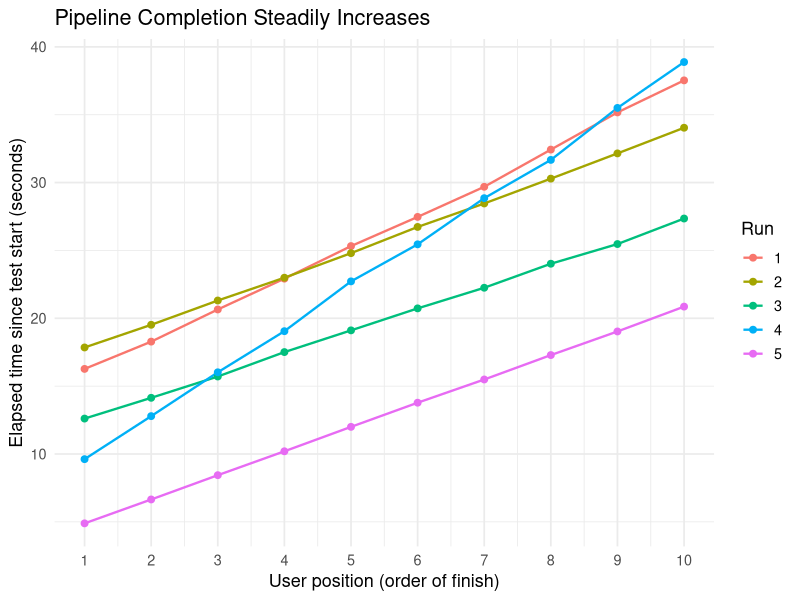
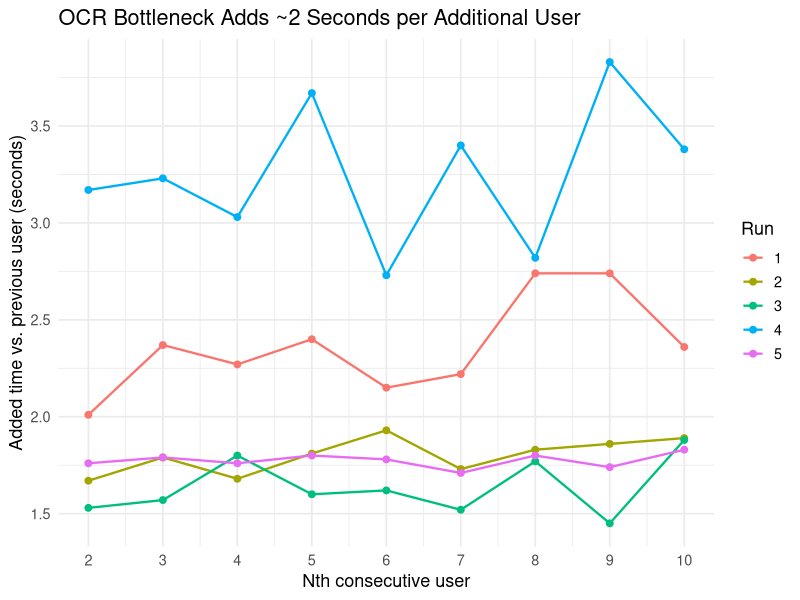
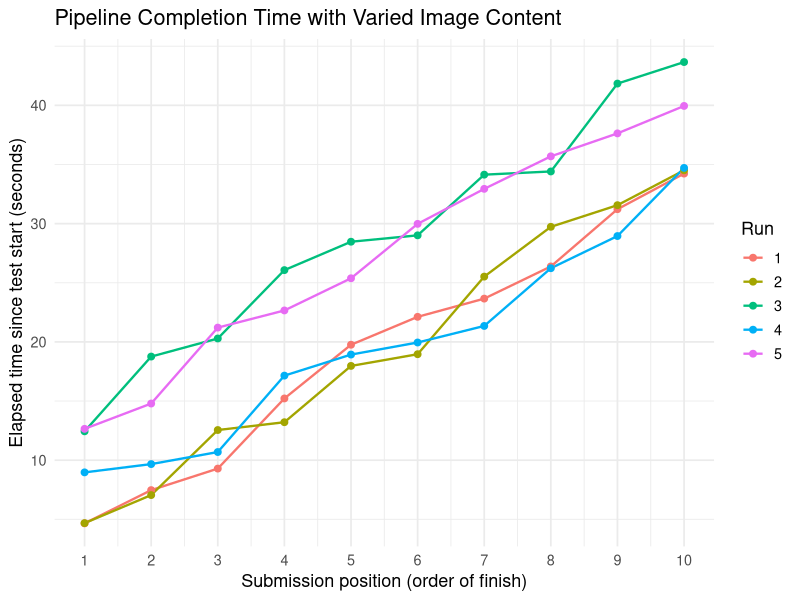
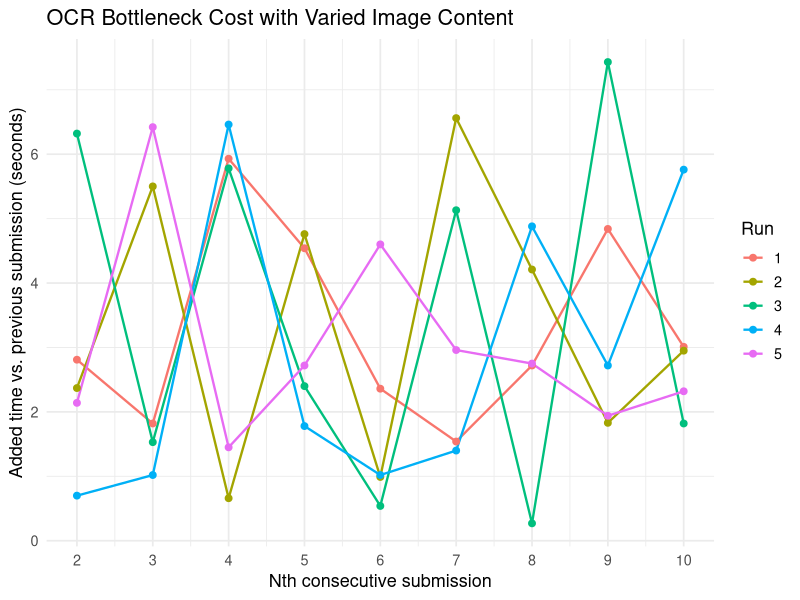

Recreate these plots in R, in order.
## ---- chunk 1
#| label: fig-load-times
#| fig-cap: "Load test completion time by user order, across 5 test runs"
#| code-fold: true

library(ggplot2)

times <- c(16.27, 18.28, 20.65, 22.92, 25.32, 27.47, 29.69, 32.43, 35.17, 37.53,
           17.85, 19.52, 21.31, 22.99, 24.80, 26.73, 28.46, 30.29, 32.15, 34.04,
           12.61, 14.14, 15.71, 17.51, 19.11, 20.73, 22.25, 24.02, 25.47, 27.35,
            9.62, 12.79, 16.02, 19.05, 22.72, 25.45, 28.85, 31.67, 35.50, 38.88,
            4.89,  6.65,  8.44, 10.20, 12.00, 13.78, 15.49, 17.29, 19.03, 20.86)

df <- data.frame(
  time = times,
  run = factor(rep(1:5, each = 10)),
  user_position = rep(1:10, times = 5)
)

ggplot(df, aes(x = user_position, y = time, color = run)) +
  geom_line(linewidth = 0.8) +
  geom_point(size = 2) +
  scale_x_continuous(breaks = 1:10) +
  labs(title = "Pipeline Completion Steadily Increases",
       x = "User position (order of finish)",
       y = "Elapsed time since test start (seconds)",
       color = "Run") +
  theme_minimal(base_size = 13)
## ---- chunk 2
#| label: fig-marginal-delay
#| fig-cap: "Marginal time added per additional consecutive user, by run"
#| code-fold: true
#| message: false

library(dplyr)

deltas <- df %>%
  group_by(run) %>%
  arrange(user_position) %>%
  mutate(delta = time - lag(time)) %>%
  filter(!is.na(delta))

ggplot(deltas, aes(x = user_position, y = delta, color = run)) +
  geom_line(linewidth = 0.8) +
  geom_point(size = 2) +
  scale_x_continuous(breaks = 2:10) +
  labs(title = "OCR Bottleneck Adds ~2 Seconds per Additional User",
       x = "Nth consecutive user",
       y = "Added time vs. previous user (seconds)",
       color = "Run") +
  theme_minimal(base_size = 13)
## ---- chunk 3
#| label: fig-load-times-varied
#| fig-cap: "Load test completion time by user order, across 5 test runs (5 distinct images, each submitted twice)"
#| code-fold: true

library(ggplot2)

times <- c(4.66, 7.47, 9.29, 15.22, 19.76, 22.12, 23.66, 26.38, 31.22, 34.23,
           4.68, 7.05, 12.55, 13.21, 17.97, 18.96, 25.52, 29.73, 31.56, 34.51,
           12.44, 18.76, 20.29, 26.07, 28.47, 29.01, 34.14, 34.41, 41.84, 43.66,
           8.97, 9.67, 10.69, 17.15, 18.93, 19.95, 21.35, 26.23, 28.95, 34.71,
           12.65, 14.79, 21.21, 22.66, 25.38, 29.98, 32.94, 35.69, 37.63, 39.95)

df_varied <- data.frame(
  time = times,
  run = factor(rep(1:5, each = 10)),
  user_position = rep(1:10, times = 5)
)

ggplot(df_varied, aes(x = user_position, y = time, color = run)) +
  geom_line(linewidth = 0.8) +
  geom_point(size = 2) +
  scale_x_continuous(breaks = 1:10) +
  labs(title = "Pipeline Completion Time with Varied Image Content",
       x = "Submission position (order of finish)",
       y = "Elapsed time since test start (seconds)",
       color = "Run") +
  theme_minimal(base_size = 13)
## ---- chunk 4
#| label: fig-marginal-delay-varied
#| fig-cap: "Marginal time added per additional consecutive submission, by run (varied images)"
#| code-fold: true
#| message: false

library(dplyr)

deltas_varied <- df_varied %>%
  group_by(run) %>%
  arrange(user_position) %>%
  mutate(delta = time - lag(time)) %>%
  filter(!is.na(delta))

ggplot(deltas_varied, aes(x = user_position, y = delta, color = run)) +
  geom_line(linewidth = 0.8) +
  geom_point(size = 2) +
  scale_x_continuous(breaks = 2:10) +
  labs(title = "OCR Bottleneck Cost with Varied Image Content",
       x = "Nth consecutive submission",
       y = "Added time vs. previous submission (seconds)",
       color = "Run") +
  theme_minimal(base_size = 13)
